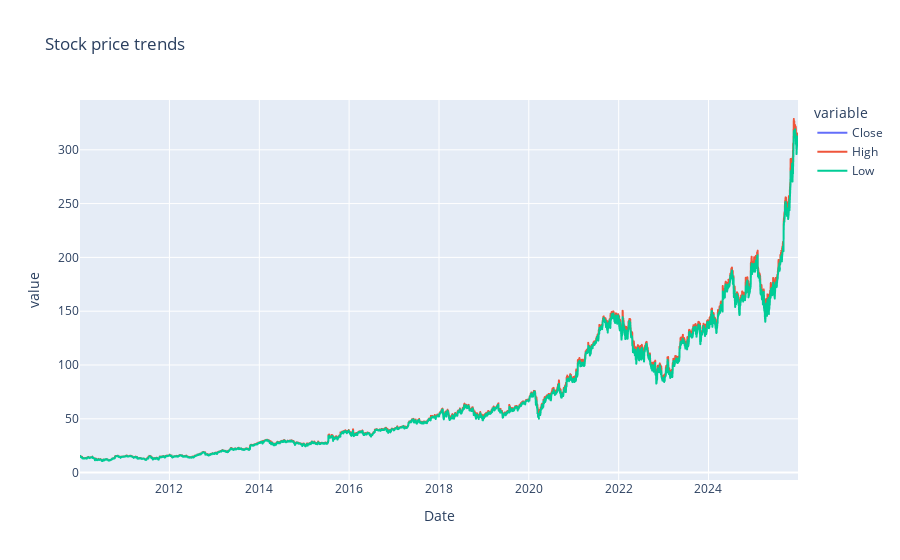

The notebook cell saved with this chart:
### Code cell
# ploting the same but using plotly and over target variable is , what is the highest price and lowest 
fig = px.line(df,x=('Date'),y=['Close','High','Low'],title="Stock price trends")
fig.show()

### Figure 1 — Plotly figure (JSON) as saved in the notebook; plotly's stock layout.template omitted (floating-point values rounded to 4 significant figures; data arrays with more than 128 entries replaced by an {"elided": "..."} marker saying what was removed)
{"data": [{"hovertemplate": "variable=Close<br>Date=%{x}<br>value=%{y}<extra></extra>", "legendgroup": "Close", "line": {"color": "#636efa", "dash": "solid"}, "marker": {"symbol": "circle"}, "mode": "lines", "name": "Close", "showlegend": true, "type": "scattergl", "x": {"elided": "4022 str values"}, "xaxis": "x", "y": {"elided": "4022 float values"}, "yaxis": "y"}, {"hovertemplate": "variable=High<br>Date=%{x}<br>value=%{y}<extra></extra>", "legendgroup": "High", "line": {"color": "#EF553B", "dash": "solid"}, "marker": {"symbol": "circle"}, "mode": "lines", "name": "High", "showlegend": true, "type": "scattergl", "x": {"elided": "4022 str values"}, "xaxis": "x", "y": {"elided": "4022 float values"}, "yaxis": "y"}, {"hovertemplate": "variable=Low<br>Date=%{x}<br>value=%{y}<extra></extra>", "legendgroup": "Low", "line": {"color": "#00cc96", "dash": "solid"}, "marker": {"symbol": "circle"}, "mode": "lines", "name": "Low", "showlegend": true, "type": "scattergl", "x": {"elided": "4022 str values"}, "xaxis": "x", "y": {"elided": "4022 float values"}, "yaxis": "y"}], "layout": {"legend": {"title": {"text": "variable"}, "tracegroupgap": 0}, "title": {"text": "Stock price trends"}, "xaxis": {"anchor": "y", "domain": [0, 1], "title": {"text": "Date"}}, "yaxis": {"anchor": "x", "domain": [0, 1], "title": {"text": "value"}}}}
